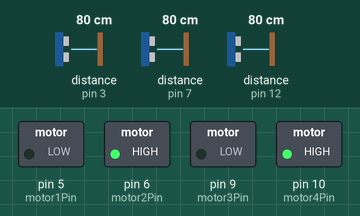
Recording of a sketch running on a simulated Arduino Uno, built with avr-gcc and run on an emulated ATmega328P. Parts: switched loads named in the sketch (green lamp = pin HIGH). Dashed ring = blinking. The inputs (shaded band) are chosen by the test bench; at power-on: distance to the obstacle (sensors on pin 3, pin 7, pin 12) 80 cm. The echo pulse lasts 58.3 µs per cm.

Above: at 1.2 s.
1.3 s: distance to the obstacle (sensor on pin 3) set to 2 cm
At 2.5 s:
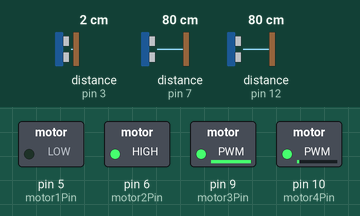
2.8 s: distance to the obstacle (sensor on pin 7) set to 11 cm
4.3 s: distance to the obstacle (sensor on pin 7) set to 8 cm
At 5.7 s:
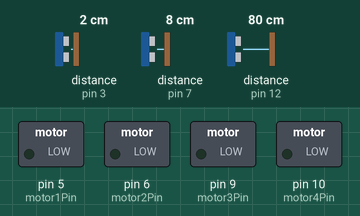
7.3 s: distance to the obstacle (sensor on pin 3) set to 18 cm
At 7.8 s:
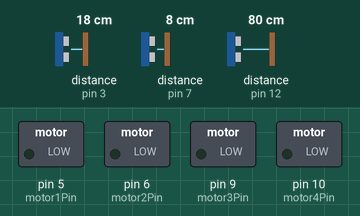
10.3 s: distance to the obstacle (sensor on pin 3) set to 4 cm
At 11.0 s:
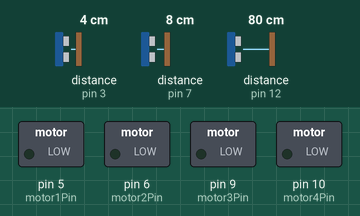
13.3 s: distance to the obstacle (sensor on pin 7) set to 18 cm
At 14.7 s:
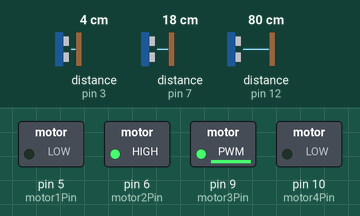
Timing chart, 0 to 15.9 s (numbered marks = the images above; inputs shaded):
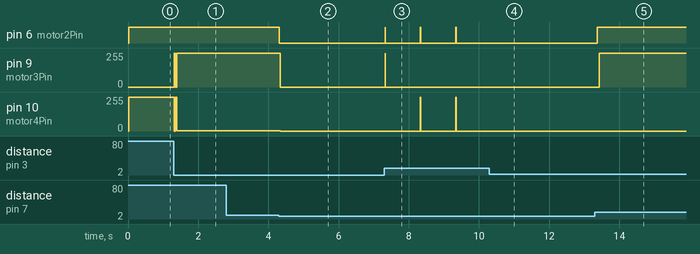

Measured:
- the behaviour switches between 10 and 9 cm on distance to the obstacle (sensor on pin 7) (found by bisection; images 1 and 2)
- after the input at 1.3 s, pin 9 (motor3Pin): 0/255 → 254/255 at once; pin 10 (motor4Pin): 255/255 → 1/255 at once
- after the input at 2.8 s, every drawn part: stays the same
- after the input at 4.3 s, pin 6 (motor2Pin): HIGH → LOW at once; pin 9 (motor3Pin): 254/255 → 0/255 at once; pin 10 (motor4Pin): 1/255 → 0/255 at once
- after the input at 7.3 s, pin 6 (motor2Pin): alternates HIGH for 0.01 s and LOW for 1.0 s, starting at once; pin 9 (motor3Pin): 0/255 → 255/255 at once, → 0/255 0.01 s later; pin 10 (motor4Pin): alternates 255/255 for 0.01 s and 0/255 for 1.0 s, starting after 1.0 s
- after the input at 10.3 s, pin 6 (motor2Pin): stops changing and stays LOW; pin 10 (motor4Pin): stops changing and stays 0/255
- after the input at 13.3 s, pin 6 (motor2Pin): LOW → HIGH after 0.07 s; pin 9 (motor3Pin): 0/255 → 254/255 after 0.13 s

The sketch:

FullRobot.ino
```cpp
#include <NewPing.h>

const int motor1Pin = 5;
const int motor2Pin = 6;
const int motor3Pin = 9;
const int motor4Pin = 10;

int left = 0;
int front = 0;
int right = 0;


#define TRIG1 4
#define ECHO1 3
#define TRIG2 8
#define ECHO2 7
#define TRIG3 13
#define ECHO3 12
#define MAX 200


NewPing sonar1(TRIG1,ECHO1,MAX);
NewPing sonar2(TRIG2,ECHO2,MAX);
NewPing sonar3(TRIG3,ECHO3,MAX);

void setup() {
  // put your setup code here, to run once:
  pinMode(motor1Pin, OUTPUT);
  pinMode(motor2Pin, OUTPUT);
  pinMode(motor3Pin, OUTPUT);
  pinMode(motor4Pin, OUTPUT);
  //Serial.begin(115200);

}

void loop() {
  // put your main code here, to run repeatedly:
  left = sonar1.ping()/US_ROUNDTRIP_CM; // left sensor
  front = sonar2.ping()/US_ROUNDTRIP_CM; // front sensor
  right = sonar3.ping()/US_ROUNDTRIP_CM; // right sensor
 /* Serial.print("Left: "); //prints the distance for sensor one
  Serial.print(left);
  Serial.println("cm");
  Serial.print("Front: "); //prints the distance for sensor two
  Serial.print(front);
  Serial.println("cm");
  Serial.print("Right: "); //prints the distance for sensor two
  Serial.print(right);
  Serial.println("cm"); */

  if(front < 10 && front !=0)
  {
    analogWrite(motor1Pin, 0);//left motor stop
    analogWrite(motor2Pin, 0);
    analogWrite(motor3Pin, 0);//right motor stop
    analogWrite(motor4Pin, 0);
    delay(1000);
  }
  if(left < 10 && left != 0)
  {
    digitalWrite(motor1Pin, LOW); // left motor forward
    digitalWrite(motor2Pin,HIGH);
    digitalWrite(motor3Pin,LOW); // right motor backward
    digitalWrite(motor4Pin, HIGH);
  }
  if(left > 10 && left != 0)
  {
    digitalWrite(motor1Pin, LOW); // left motor backward
    digitalWrite(motor2Pin,HIGH);
    digitalWrite(motor3Pin,LOW); // right motor forward
    digitalWrite(motor4Pin, HIGH);
  }

  else
  {
    analogWrite(motor1Pin, 0); // left motor forward
    analogWrite(motor2Pin,255);
    analogWrite(motor3Pin,255); // right motor forward
    analogWrite(motor4Pin, 0);
  }
}
```
